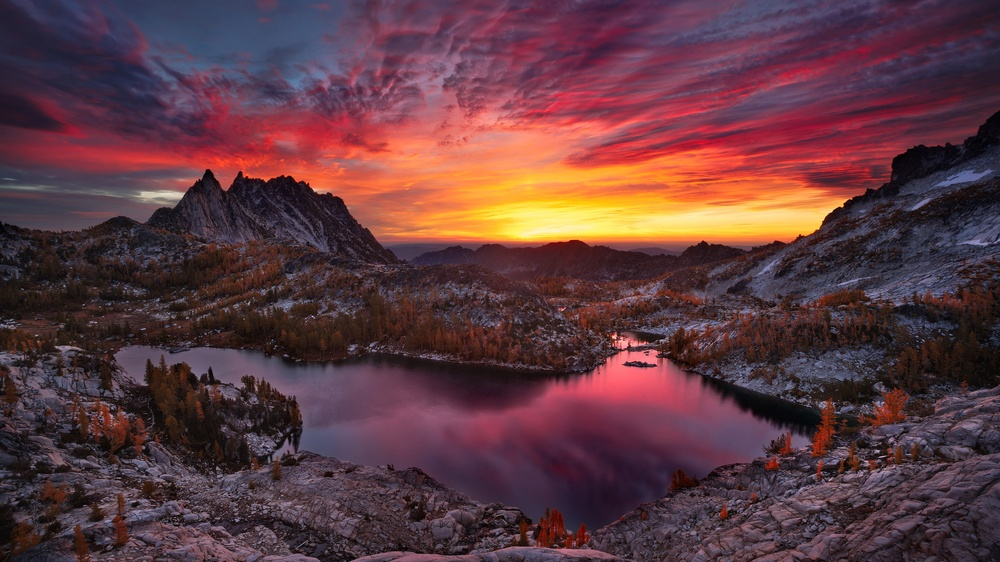
#> input picture jpeg/enchanted_sky_fire.jpg, 1000 x 562 px, shrunk from 3840 x 2160 before the run
$ python pixel_histogram.py
#> lines starting #> are read from the running program, lines starting #| are printed output that depends on the picture
"""
Lage histogram av alle lysstyrkene i bildet.
1) Ta intensitet som summen av fargene i hver pixel.
2) Legg intensitetene inn i ordbok.
3) Legg på frekvensen for hver intensitet.

Max antall bins blir 256*3 = 768 pga. hver pixel kan være fra 0-255.
"""
import matplotlib.pyplot as plt
import matplotlib.image as mpimg
import numpy as np

# Load the image with pixel values [0-1]
#img = mpimg.imread('blomst.png')
#img = mpimg.imread('minions.jpg')
img = mpimg.imread('enchanted_sky_fire.jpg')
#> img is the input picture: shape (562, 1000, 3); mean R, G, B 94.5, 58.4, 64.7

print(f"Shape: {img.shape}")
#| Shape: (562, 1000, 3)
print(f"Data type: {img.dtype}")
#| Data type: uint8

# Sjekker først om bildet har en tredje indeks for dimensjonen til hver pixel, svart-hvitt har ikke en tredje.
if img.shape[2]:
    if img.shape[2] == 4:
        print("alfakanal registrert. Tar vekk alfakanalen.")
    # Tar ut kun RGB-kanalene fra png-bildet hvis det har en gjennomsiktigkanal på 4. indeksen.
        img = img[:,:, 0:3]
    elif img.shape[2] == 3:
        print("RGB-bilde registrert.")

# Display the image
plt.imshow(img)
plt.axis('off')
plt.show()

# Normaliserer alle verdiene 0-1 så de oppfører seg som RGB-verdier.
img = img * 255
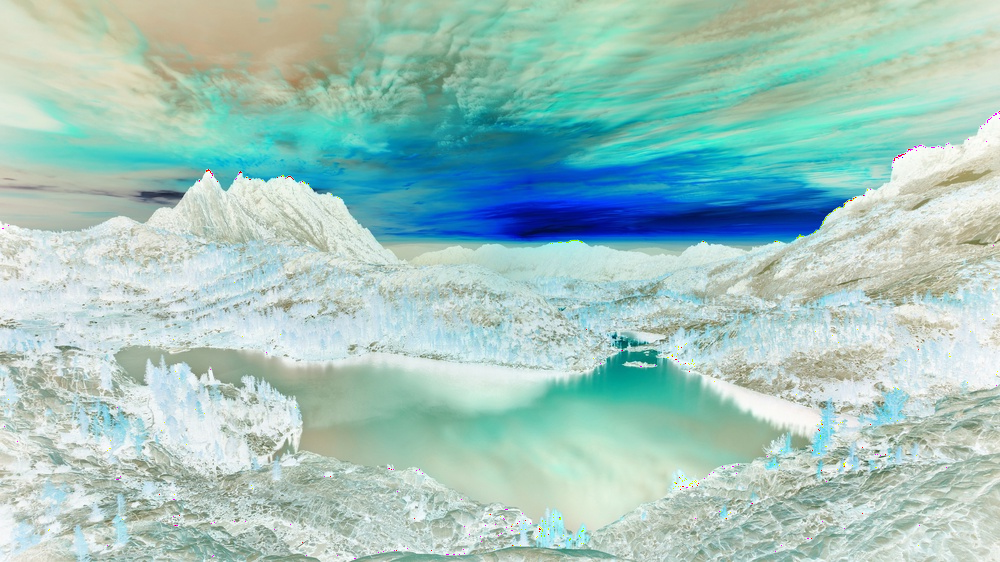
#> img: shape (562, 1000, 3); mean R, G, B 161.5, 197.5, 191.1

# Klipper alle verdier så de er i intervallet [0,255]
np.clip(img, 0, 255)
# Gjør om til heltall
img.astype(np.uint8)

statistikk = {}
# Fyller alle klassene med pixelverdiene fra 0 til 255*3 for å håndtere alle mulige intensiteter.
for i in range(255*3 + 1):
    statistikk[i] = 0
    if i == 765:
        print(i)

w = img.shape[1]
#> w = 1000
h = img.shape[0]
#> h = 562
for y in range(h):
    for x in range(w):
        # Tar summen av RGB-verdiene
        intensity = int(sum(img[y][x][0:3]))
        # Oppdaterer antallet for denne intensiteten.
        statistikk[intensity] += 1
#> after the loop, statistikk = 766 items


# Lager lister for x-verdier og y-verdier
xverdier = []
yverdier = []
for key, value in statistikk.items():
    xverdier.append(key)
    yverdier.append(value)
#> after the loop, xverdier = 766 values from 0 to 765; yverdier = 766 values, max 2179 at index 629, min 0 at index 0, mean 733.7

# Viser "histogram"
plt.bar(xverdier,yverdier)
plt.axis('on')
plt.xlabel("Intensity")
plt.ylabel("Counts")
plt.show()
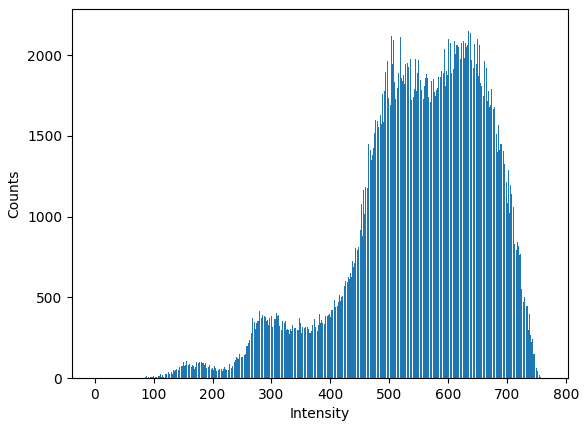
#> figure drawn by matplotlib, 1 panel; tallest bar 2179 high, from x = 628.6 to 629.4
